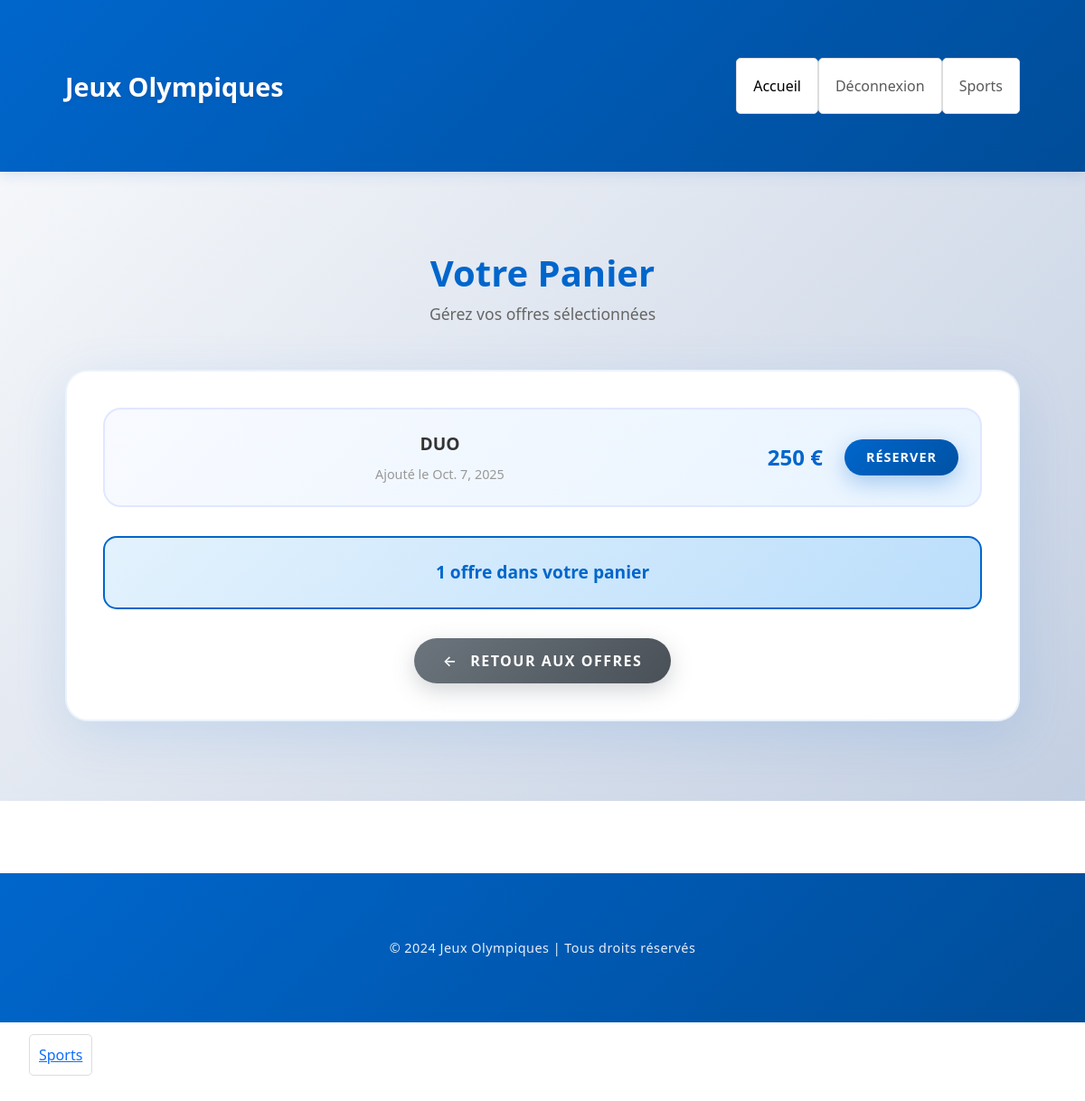
Page /panier/ (signed in) on the committed database.
### tickets_bah/models.py (models this page shows, shortened)
class Panier(models.Model):
    utilisateur = models.ForeignKey(Utilisateur, on_delete=models.CASCADE, related_name='paniers')
    offre = models.ForeignKey(Offre, on_delete=models.CASCADE,)
    date_ajout = models.DateField(auto_now_add=True)
    createdAt = models.DateTimeField(auto_now_add=True, null=True)
    updatedAt = models.DateTimeField(auto_now=True, null=True)

class Offre(models.Model):
    nom = models.CharField(max_length=100)
    description = models.TextField()
    prix = models.IntegerField()
    nombre_de_places = models.CharField(max_length=100)
    createdAt = models.DateTimeField(auto_now_add=True, null=True)
    updatedAt = models.DateTimeField(auto_now=True, null=True)

### tickets_bah/views.py (the view)
# urls.py: path('panier/', views.panier, name = 'panier'),
@user_passes_test(user_is_authenticate, login_url="/login")
def panier(request):
    if request.user.is_authenticated:
        user = request.user
        utilisateur = get_object_or_404(Utilisateur, id=user.id)
        panier_items = Panier.objects.filter(utilisateur=utilisateur)
        context = {
            "panier_items": panier_items
        }
        return render(request, 'tickets_bah/panier.html', context)

### tickets_bah/core/permissions.py (called while the page is built)
def user_is_authenticate(user: Utilisateur):
    roles = [
        user_role.super_admin,
        user_role.user,
    ]
    if not user.is_authenticated or user.is_anonymous:
        return False
    print(f"User {user} - default_role: {user.default_role}")  # Debug
    if user.default_role in roles:
        return True
    return False

### tickets_bah/models.py (called while the page is built)
    def __str__(self):
        return self.email

### tickets_bah/templates/tickets_bah/panier.html
{% extends 'appFront/layout.html' %} {% load static %} {% block content %}
<div class="cart-container">
    <div class="container">
        <div class="cart-header">
            <h1 class="cart-title">Votre Panier</h1>
            <p class="cart-subtitle">Gérez vos offres sélectionnées</p>
        </div>
        <div class="cart-content">
            {% if panier_items %}
                <div class="cart-items-list">
                    {% for item in panier_items %}
                        <div class="cart-item">
                            <div class="cart-item-info">
                                <div class="cart-item-name">{{ item.offre.nom }}</div>
                                <span class="cart-item-date"> Ajouté le {{ item.date_ajout }}</span>
                            </div>
                            <div class="cart-item-actions">
                                <span class="cart-item-price">{{ item.offre.prix }} €</span>
                                <a href="{% url 'reservation_create' %}?offre_id={{ item.offre.id }}" class="btn btn-reserve">Réserver</a>
                            </div>
                        </div>
                    {% endfor %}
                </div>
                <div class="cart-summary">
                    <p class="cart-summary-text">
                        {{ panier_items|length }} offre{{ panier_items|length|pluralize }} dans votre panier
                    </p>
                </div>
            {% else %}
                <div class="empty-cart">
                    <div class="empty-cart-icon">🛒</div>
                    <p class="empty-cart-text">Votre panier est vide.</p>
                    <p style="color: #999;">Découvrez nos offres et ajoutez-les à votre panier !</p>
                </div>
            {% endif %}
            <div class="text-center">
                <a href="{% url 'offres_list' %}" class="btn btn-back">Retour aux offres</a>
            </div>
        </div>
    </div>
</div>
{% endblock %} {% block customScript %} {% endblock %}

### static/tickets/style.css (style rules this page uses)
* { margin: 0; padding: 0; box-sizing: border-box; }
body { font-family: Arial, sans-serif; background-color: #f8f9fa; background: #ffffff; min-height: 100vh; }
a { text-decoration: none; color: #007bff; }

### static/tickets/home_style.css (style rules this page uses)
.cart-container { min-height: 80vh; padding: 3rem 0; background: linear-gradient(135deg, #f5f7fa 0%, #c3cfe2 100%); }
.cart-header { text-align: center; margin-bottom: 3rem; }
.cart-title { font-size: 2.5rem; font-weight: 700; color: #0066cc; margin-bottom: 0.5rem; position: relative; display: inline-block; }
.cart-title::before { margin-right: 1rem; font-size: 2.5rem; }
.cart-subtitle { color: #666; font-size: 1.1rem; }
.cart-content { background: #ffffff; border-radius: 25px; padding: 2.5rem; box-shadow: 0 15px 60px rgba(0, 102, 204, 0.12); border: 2px solid rgba(0, 102, 204, 0.08); animation: fadeInUp 0.8s ease; }
.cart-item { background: linear-gradient(135deg, #f8faff 0%, #e8f4ff 100%); border: 2px solid #e0e7ff; border-radius: 20px; padding: 1.5rem; margin-bottom: 1rem; transition: all 0.3s ease; display: flex; justify-content: space-between; align-items: center; flex-wrap: wrap; gap: 1rem; }
.cart-item-info { flex: 1; min-width: 200px; }
.cart-item-name { font-size: 1.2rem; font-weight: 700; color: #333; margin-bottom: 0.5rem; }
.cart-item-price { font-size: 1.5rem; font-weight: 700; color: #0066cc; margin-right: 1rem; }
.cart-item-date { color: #999; font-size: 0.9rem; display: block; margin-top: 0.3rem; }
.cart-item-actions { display: flex; gap: 0.5rem; align-items: center; }
.btn-reserve { background: linear-gradient(135deg, #0066cc 0%, #0052a3 100%); border: none; padding: 0.6rem 1.5rem; font-size: 0.9rem; font-weight: 600; border-radius: 50px; color: white; text-transform: uppercase; letter-spacing: 1px; box-shadow: 0 8px 25px rgba(0, 102, 204, 0.3); transition: all 0.3s ease; white-space: nowrap; }
.btn-back { background: linear-gradient(135deg, #6c757d 0%, #495057 100%); border: none; padding: 0.8rem 2rem; font-size: 1rem; font-weight: 600; border-radius: 50px; color: white; text-transform: uppercase; letter-spacing: 1.5px; box-shadow: 0 8px 25px rgba(108, 117, 125, 0.3); transition: all 0.3s ease; display: inline-block; margin-top: 2rem; }
.btn-back::before { content: '← '; margin-right: 0.5rem; }
.cart-summary { background: linear-gradient(135deg, #e3f2fd 0%, #bbdefb 100%); border-radius: 15px; padding: 1.5rem; margin-top: 2rem; border: 2px solid #0066cc; }
.cart-summary-text { font-size: 1.2rem; font-weight: 600; color: #0066cc; text-align: center; margin: 0; }

### static/tickets/sport.css (style rules this page uses)
.container { width: 90%; margin: 40px auto; text-align: center; }

### rows in the picture
Panier: offre.nom "DUO", date_ajout "Oct. 7, 2025", offre.prix "250"

### other values in the picture
{{ panier_items|length }} "1"
